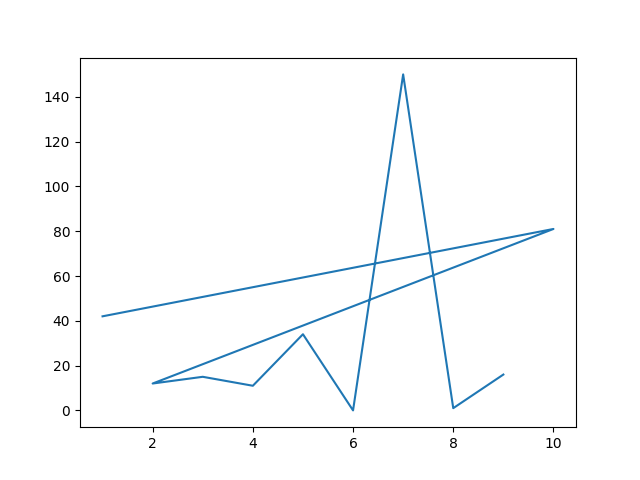

Here is the Python script that generated this plot:
import json
from matplotlib import pyplot

if __name__ == '__main__':
    X, Y = zip(*json.loads(open('data.json').read()).items())
    X = tuple(map(int, X))
    print(X)
    print(Y)
    pyplot.plot(X, Y)
    pyplot.savefig('chart.png')